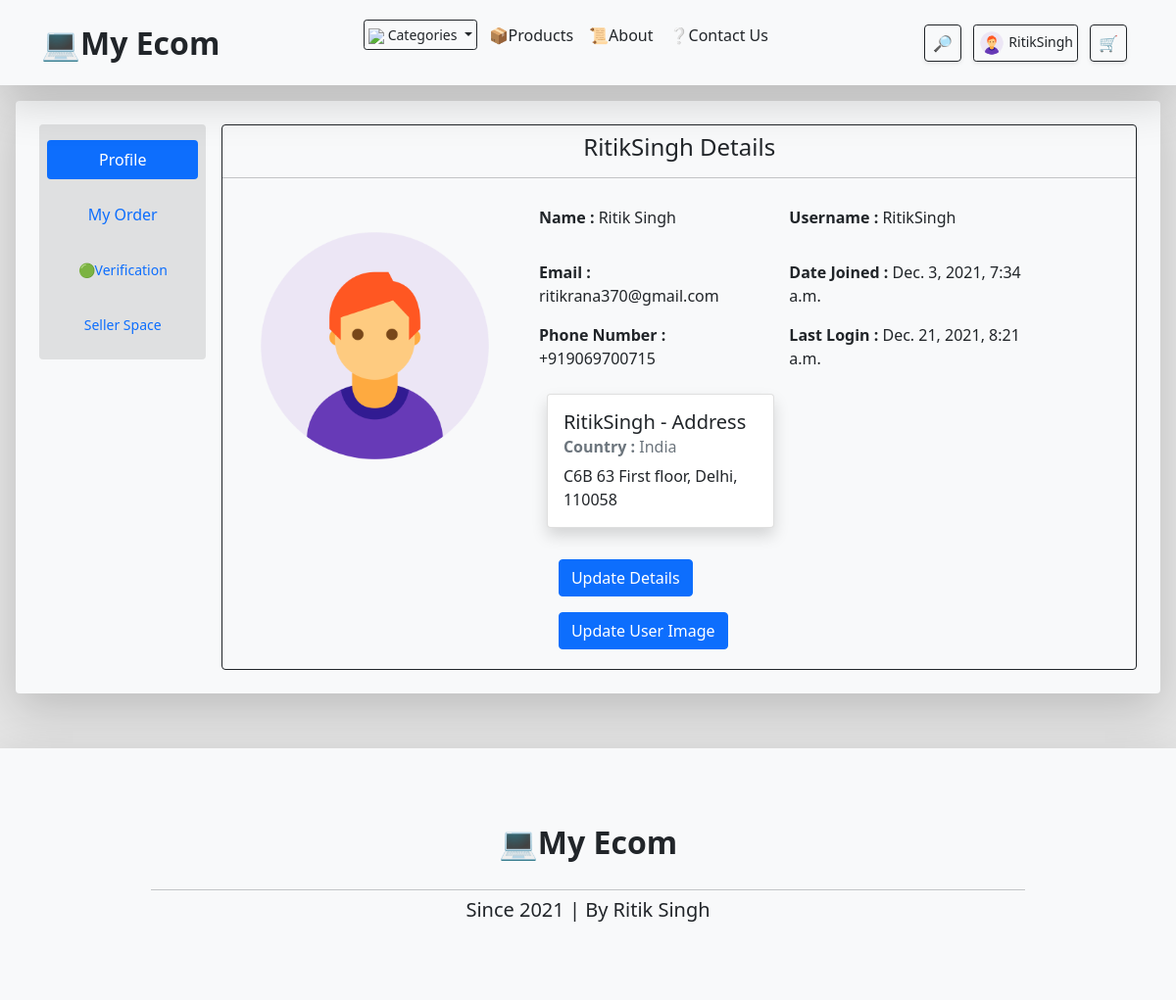
Screenshot of /user/my_profile/ (signed in) with the database file from the repository.
### MY_Ecom/models.py (models this page shows, shortened)
class Customer(models.Model):
    User = models.ForeignKey(User, on_delete=models.CASCADE)
    User_Img = models.ImageField(null=True, upload_to='upload/Profile_img')
    Phone_No = models.CharField(max_length=100, null=True)
    e_verify = models.BooleanField(default=0)
    p_verify = models.BooleanField(default=0)
    is_seller = models.BooleanField(default=0)
    Date = models.DateTimeField(auto_now_add=True)

class User_Address(models.Model):
    User = models.ForeignKey(User, on_delete=models.CASCADE)
    Address = models.CharField(max_length=200, null=True, default="Your location", blank=True)
    Country = models.CharField(max_length=100, null=True, default="Your location", blank=True)
    State = models.CharField(max_length=100, null=True, default="Your location", blank=True)
    Pincode = models.CharField(max_length=100, null=True, default="Your location", blank=True)
    Date = models.DateTimeField(auto_now_add=True)

### MY_Ecom/views.py (the view, shortened to what this page needs)
# urls.py: path('user/my_profile/', UserProfile, name='user_profile'),
def UserProfile(request):
    if request.user.is_authenticated == True:
        cart = None
        verified = False
        user = User.objects.get(id=request.user.id)
        customer = Customer.objects.get(User=user)
        is_address = User_Address.objects.filter(User=user)
        address = None
        category = Category.objects.all()
        if Seller.objects.all().exists():
            seller = Seller.objects.get(User=user)
        else:
            seller=None
        is_product = Product.objects.filter(Seller=seller)
        if is_product.exists():
            product = Product.objects.all().filter(Seller=seller)
        else:
            product = None
        is_order = Order.objects.filter(To=request.user.email).exists()
        if is_order == True:
            order = Order.objects.all().filter(To=request.user.email)
        else:
            order = None
        if is_address is not None:
            is_address = True
            address = User_Address.objects.get(User=user)
        else:
            is_address = False
        if customer.e_verify == 1 and customer.p_verify == 1:
            verified = "🟢"
        else:
            verified = "🔴"
        pp = customer.User_Img
        if request.user.is_authenticated:
            if UserCart.objects.filter(User=user).exists():
                cart = UserCart.objects.all().filter(User=user)
        return render(request, "profile.html", {"verified":verified, "customer":customer, "is_address":is_address, "address":address, "order":order, "seller":seller, "pp":pp, "product":product, "category":category, "cart":cart})
    else:
        info(request, "Please Login To Access Profile.")
        return redirect('homepage')

### MY_Ecom/models.py (called while the page is built)
    def __str__(self) -> str:
        return self.Name

### Templates/profile.html (shortened to what this page needs)
{% extends 'base.html' %}
{% block main %}
{% load static %}
<div class="m-2 p-2">
    <div class="card-body bg-light rounded shadow-lg">
        <div class="d-flex align-items-start">
            <div class="nav flex-column nav-pills m-2 p-2 rounded" style="background-color: rgb(0,0,0,0.1);min-width: 15%;" id="v-pills-tab" role="tablist" aria-orientation="vertical">
                <button class="nav-link active my-2" id="v-pills-Profile-tab" data-bs-toggle="pill" data-bs-target="#v-pills-Profile" type="button" role="tab" aria-controls="v-pills-Profile" aria-selected="true">Profile</button>
                <button class="nav-link my-2" id="v-pills-Order-tab" data-bs-toggle="pill" data-bs-target="#v-pills-Order" type="button" role="tab" aria-controls="v-pills-Order" aria-selected="false">My Order</button>
                <button class="nav-link my-2" id="v-pills-Verification-tab" data-bs-toggle="pill" data-bs-target="#v-pills-Verification" type="button" role="tab" aria-controls="v-pills-Verification" aria-selected="false"><small>{{verified}}Verification</small></button>
                {% if customer.p_verify == 1 and customer.e_verify == 1 %}
                <button class="nav-link my-2" id="v-pills-Seller-tab" data-bs-toggle="pill" data-bs-target="#v-pills-Seller" type="button" role="tab" aria-controls="v-pills-Seller" aria-selected="false"><small>Seller Space</small></button>
                {% endif %}
            </div>
            <div class="tab-content p-2" id="v-pills-tabContent">
                <div class="tab-pane fade show active" id="v-pills-Profile" role="tabpanel" aria-labelledby="v-pills-Order-tab">
                    {% include 'profile_tab.html'   %}
                </div>
            </div>
        </div>
    </div>
</div>
{% endblock %}

### Templates/header.html (shortened to what this page needs)
{% load static %}
<nav class="navbar navbar-expand-md shadow-lg navbar-dark bg-light">
    <div class="container-lg">
        <a class="text-decoration-none text-dark fs-2 text-dark fw-bold" href="{% url 'homepage' %}">💻My Ecom</a>
        <div class="collapse navbar-collapse" id="navbarColor02">
            <ul class="navbar-nav mx-auto mb-2 mb-lg-0">
                <li class="nav-item">
                    <div class="dropdown py-1 my-1">
                        <button class="btn btn-outline-dark p-1 m-1 btn-sm dropdown-toggle" type="button" id="dropdownMenuButton1" data-bs-toggle="dropdown" aria-expanded="false">
                            <img src="https://img.icons8.com/material-two-tone/24/000000/diversity.png"/> Categories
                        </button>
                    </div>
                    <a class="nav-link text-dark" href="#"></a>
                </li>
                <li class="nav-item py-1">
                    <a class="nav-link text-dark my-1" href="{% url 'all_products' %}">📦Products</a>
                </li>
                <li class="nav-item py-1">
                    <a class="nav-link text-dark my-1" href="{% url 'about_us' %}">📜About</a>
                </li>
                <li class="nav-item py-1">
                    <a class="nav-link text-dark my-1" href="{% url 'contact_us' %}">❔Contact Us</a>
                </li>
            </ul>
        </div>
        <button type="button" class="btn btn-outline-dark mx-0 mx-lg-2 px-2 shadow-sm small" data-bs-toggle="modal" data-bs-target="#search">
            🔎
        </button>
        {% if user.is_authenticated == True %}
        <button type="button" class="btn btn-sm m-1 px-1 shadow-sm btn-outline-dark" data-bs-toggle="modal" data-bs-target="#User">
            <img src="/upload/{{ pp }}" width="28px"/>
            {{user.username}}
        </button>
        {% else %}
        <button type="button" class="btn btn-sm m-1 px-1 shadow-sm btn-outline-dark" data-bs-toggle="modal" data-bs-target="#Account">
            <img src="/upload/upload/Profile_img/download.png" width="28px"/>
            My Account
        </button>
        {% endif %}
        <button type="button" class="btn btn-outline-dark mx-0 mx-lg-2 px-2 shadow-sm small" data-bs-toggle="modal" data-bs-target="#cart">
            🛒
        </button>
    </div>
</nav>

### Templates/profile_tab.html (shortened to what this page needs)
<div class="border rounded border-dark">
    <h1 class="h4 text-center mx-auto my-2">{{user.username}} Details</h1>
    <hr class="my-3">
    <div class="row p-0 m-0">
        <div class="col-md-4 p-3">
            <img src="/upload/{{customer.User_Img}}" alt="" class="img-fluid">
        </div>
        <div class="col-md-8 row m-0 p-1">
            <div class="col-md-5 p-2">
                <p class="rounded"><b>Name :</b> {{user.first_name}} {{user.last_name}}</p>
            </div>
            <div class="col-md-5 p-2">
                <p class="rounded"><b>Username :</b> {{user.username}}</p>
            </div>
            <div class="col-md-5 p-2">
                <p class="rounded"><b>Email :</b> {{user.email}}</p>
                <p class="rounded"><b>Phone Number :</b> {{customer.Phone_No}}</p>
            </div>
            <div class="col-md-5 p-2">
                <p class="rounded"><b>Date Joined :</b> {{user.date_joined}}</p>
                <p class="rounded"><b>Last Login :</b> {{user.last_login}}</p>
            </div>
            {% if is_address == True %}
            <div class="px-3 mb-3">
                <div class="card shadow" style="max-width: 40%;">
                    <div class="card-body">
                        <h5 class="card-title">{{user.username}} - Address</h5>
                        <h6 class="card-subtitle mb-2 text-muted"><b>Country : </b>{{address.Country}}</h6>
                        <p class="card-text">{{address.Address}}, {{address.State}}, {{address.Pincode}}</p>
                    </div>
                </div>
            </div>
            {% else %}
            <p class="h5 fw-bold">No Addresses Yet!</p>
            {% endif %}
            <div class="col-md-5 mx-2 my-2">
                <button type="button" class="btn btn-primary m-2" data-bs-toggle="modal" data-bs-target="#Update_Seller">
                    Update Details
                </button>
                <button type="button" class="btn btn-primary m-2" data-bs-toggle="modal" data-bs-target="#User_Image">
                    Update User Image
                </button>
            </div>
        </div>
    </div>
</div>

### rows the page displays
Customer: User_Img (picture), Phone_No "+919069700715"
User_Address: Country "India", Address "C6B 63 First floor", State "Delhi", Pincode "110058"

### other values shown
{{ user.username }} "RitikSingh"
{{ verified }} "🟢"
{{ user.first_name }} "Ritik"
{{ user.last_name }} "Singh"
{{ user.email }} "ritikrana370@gmail.com"
{{ user.date_joined }} "Dec. 3, 2021, 7:34 a.m."
{{ user.last_login }} "Dec. 21, 2021, 8:21 a.m."
